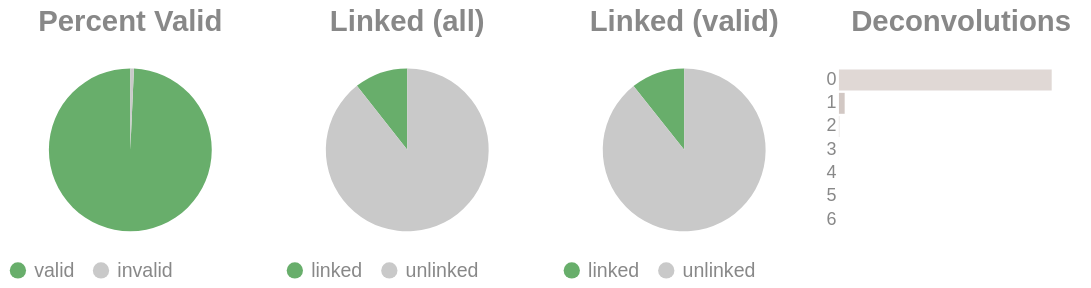

The notebook cell this image was saved under:
### Code cell
if SKIPLR:
    pass
else:
    clash = Counter()
    for i in valids['molecule'].to_list():
        _mol = i.split("-")
        if len(_mol) == 1:
            clash.update('0')
        else:
            clash.update(_mol[-1])

    _d = {"deconvolutions": [], 'count': []}
    for k,v in clash.items():
        _d['deconvolutions'].append(k)
        _d['count'].append(v)

    tot_valid = valids['reads'].sum()
    mask = valids['reads'] >= 2
    n_linked_reads = valids.filter(mask)['reads'].sum()
    if n_linked_reads == 0:
        print_html("No linked molecules (>=2 reads) were detected; skipping linked-only distributions.")
        SKIPLR = True
    else:
        perc_valid = round(tot_valid / n_reads, 4)
        linked_perc_abs = round(n_linked_reads / n_reads, 4)
        linked_perc = round(n_linked_reads / tot_valid, 4)

    _valid = pl.DataFrame({"valids": ['valid', 'invalid'], "count": [tot_valid, n_reads - tot_valid]})
    _linked_abs = pl.DataFrame({"linked (absolute)": ['linked', 'unlinked'], "count": [n_linked_reads, n_reads - n_linked_reads]})
    _linked_rel = pl.DataFrame({"linked (valids)": ['linked', 'unlinked'], "count": [n_linked_reads, tot_valid - n_linked_reads]})

    (
        alt.hconcat(
            piechart(_valid, goodval = 'valid', title = "Percent Valid"),
            piechart(_linked_abs, goodval = "linked", title =  "Linked (all)"),
            piechart(_linked_rel, goodval = "linked", title =  "Linked (valid)"),
            convolutionbar(pl.DataFrame(_d), title = "Deconvolutions"),
            center = True,
            bounds = 'flush'
        )
        .resolve_scale(color='independent')
        .resolve_legend('independent')
        .properties(usermeta={'embedOptions': {"actions": False}})
    ).display()

### Figure 1 — Vega-Lite specification as saved in the notebook (floating-point values rounded to 4 significant figures)
{"width": "container", "height": 400, "config": {"title": {"anchor": "start", "dy": -15, "fontSize": 18, "color": "#888888", "subtitleColor": "#888888", "subtitleFontSize": 14}, "arc": {"fill": "#0072B2"}, "axis": {"domainColor": "#888888", "domainWidth": 0.5, "gridWidth": 0.2, "grid": false, "titleFontWeight": 400, "titleFontSize": 15, "labelFontSize": 11, "labelColor": "#888888", "tickColor": "#888888", "tickWidth": 0.2, "titleColor": "#888888"}, "axisBand": {"grid": false}, "axisX": {"grid": true, "tickSize": 10, "domainCap": "round"}, "axisY": {"domain": false, "grid": true, "tickSize": 0, "domainCap": "round"}, "background": "transparent", "header": {"labelFontSize": 15, "labelColor": "#888888", "titleFontSize": 15, "titleFontWeight": 600, "titleColor": "#888888"}, "legend": {"labelFont": "sans-serif", "labelFontSize": 12, "labelColor": "#888888", "symbolSize": 100, "symbolType": "circle", "titleFontSize": 12, "titlePadding": 10, "titleColor": "#888888", "title": null}, "range": {"category": ["#E69F00", "#56B4E9", "#009E73", "#F0E442", "#0072B2", "#D55E00", "#CC79A7", "#000000"], "diverging": ["#cfe8f3", "#a2d4ec", "#73bfe2", "#46abdb", "#1696d2", "#12719e"]}, "area": {"fill": "#0072B2", "fillOpacity": 0.7, "line": true, "strokeOpacity": 0.7}, "line": {"color": "#0072B2", "stroke": "#0072B2", "strokeWidth": 2}, "trail": {"color": "#0072B2", "stroke": "#0072B2", "strokeWidth": 0, "size": 1}, "point": {"filled": true, "fillOpacity": 1.0, "size": 95}, "text": {"color": "#888888", "fontSize": 11, "align": "right", "fontWeight": 400, "size": 11}, "bar": {"fill": "#0072B2", "stroke": null}, "view": {"stroke": null, "continuousWidth": 660, "continuousHeight": 400}}, "hconcat": [{"data": {"name": "data-ce88e79268c3ecf10aa9a5a202a70ccf"}, "mark": {"type": "arc"}, "encoding": {"color": {"field": "valids", "legend": {"orient": "bottom", "title": null}, "scale": {"domain": ["valid", "invalid"], "range": ["#68ae6b", "#C9C9C9"]}, "title": "Valids", "type": "nominal"}, "theta": {"field": "count", "type": "quantitative"}, "tooltip": [{"field": "valids", "title": "Valids", "type": "ordinal"}, {"field": "percent", "format": ".2%", "title": "Percent", "type": "quantitative"}, {"field": "count", "title": "Count", "type": "quantitative"}]}, "height": 100, "title": {"text": "Percent Valid", "align": "center", "anchor": "middle"}, "transform": [{"calculate": "datum.count / 3352100", "as": "percent"}], "width": 150}, {"data": {"name": "data-42a83d68a18caffcf87123df75d3e348"}, "mark": {"type": "arc"}, "encoding": {"color": {"field": "linked (absolute)", "legend": {"orient": "bottom", "title": null}, "scale": {"domain": ["linked", "unlinked"], "range": ["#68ae6b", "#C9C9C9"]}, "title": "Linked (Absolute)", "type": "nominal"}, "theta": {"field": "count", "type": "quantitative"}, "tooltip": [{"field": "linked (absolute)", "title": "Linked (Absolute)", "type": "ordinal"}, {"field": "percent", "format": ".2%", "title": "Percent", "type": "quantitative"}, {"field": "count", "title": "Count", "type": "quantitative"}]}, "height": 100, "title": {"text": "Linked (all)", "align": "center", "anchor": "middle"}, "transform": [{"calculate": "datum.count / 3352100", "as": "percent"}], "width": 150}, {"data": {"name": "data-3f49905edec5d7bd77b1aa535395e62f"}, "mark": {"type": "arc"}, "encoding": {"color": {"field": "linked (valids)", "legend": {"orient": "bottom", "title": null}, "scale": {"domain": ["linked", "unlinked"], "range": ["#68ae6b", "#C9C9C9"]}, "title": "Linked (Valids)", "type": "nominal"}, "theta": {"field": "count", "type": "quantitative"}, "tooltip": [{"field": "linked (valids)", "title": "Linked (Valids)", "type": "ordinal"}, {"field": "percent", "format": ".2%", "title": "Percent", "type": "quantitative"}, {"field": "count", "title": "Count", "type": "quantitative"}]}, "height": 100, "title": {"text": "Linked (valid)", "align": "center", "anchor": "middle"}, "transform": [{"calculate": "datum.count / 3328268", "as": "percent"}], "width": 150}, {"data": {"name": "data-e375fad3ccefd69b0776a741d276ee11"}, "mark": {"type": "bar"}, "encoding": {"color": {"field": "deconvolutions", "legend": null, "scale": {"scheme": "lightgreyred"}, "type": "nominal"}, "tooltip": [{"field": "deconvolutions", "title": "Deconvolutions", "type": "ordinal"}, {"field": "percent", "format": ".2%", "title": "Percent", "type": "quantitative"}, {"field": "count", "title": "Count", "type": "quantitative"}], "x": {"axis": null, "field": "count", "type": "quantitative"}, "y": {"field": "deconvolutions", "sort": "ascending", "title": null, "type": "nominal"}}, "height": 100, "title": {"text": "Deconvolutions", "align": "center", "anchor": "middle"}, "transform": [{"calculate": "datum.count / 3134100", "as": "percent"}], "width": 150}], "bounds": "flush", "center": true, "resolve": {"legend": {"angle": "independent"}, "scale": {"color": "independent"}}, "usermeta": {"embedOptions": {"actions": false}}, "$schema": "https://vega.github.io/schema/vega-lite/v6.1.0.json", "datasets": {"data-ce88e79268c3ecf10aa9a5a202a70ccf": [{"valids": "valid", "count": 3328268}, {"valids": "invalid", "count": 23832}], "data-42a83d68a18caffcf87123df75d3e348": [{"linked (absolute)": "linked", "count": 355698}, {"linked (absolute)": "unlinked", "count": 2996402}], "data-3f49905edec5d7bd77b1aa535395e62f": [{"linked (valids)": "linked", "count": 355698}, {"linked (valids)": "unlinked", "count": 2972570}], "data-e375fad3ccefd69b0776a741d276ee11": [{"deconvolutions": "0", "count": 3047599}, {"deconvolutions": "1", "count": 82183}, {"deconvolutions": "2", "count": 4044}, {"deconvolutions": "3", "count": 246}, {"deconvolutions": "4", "count": 22}, {"deconvolutions": "5", "count": 4}, {"deconvolutions": "6", "count": 2}]}}
